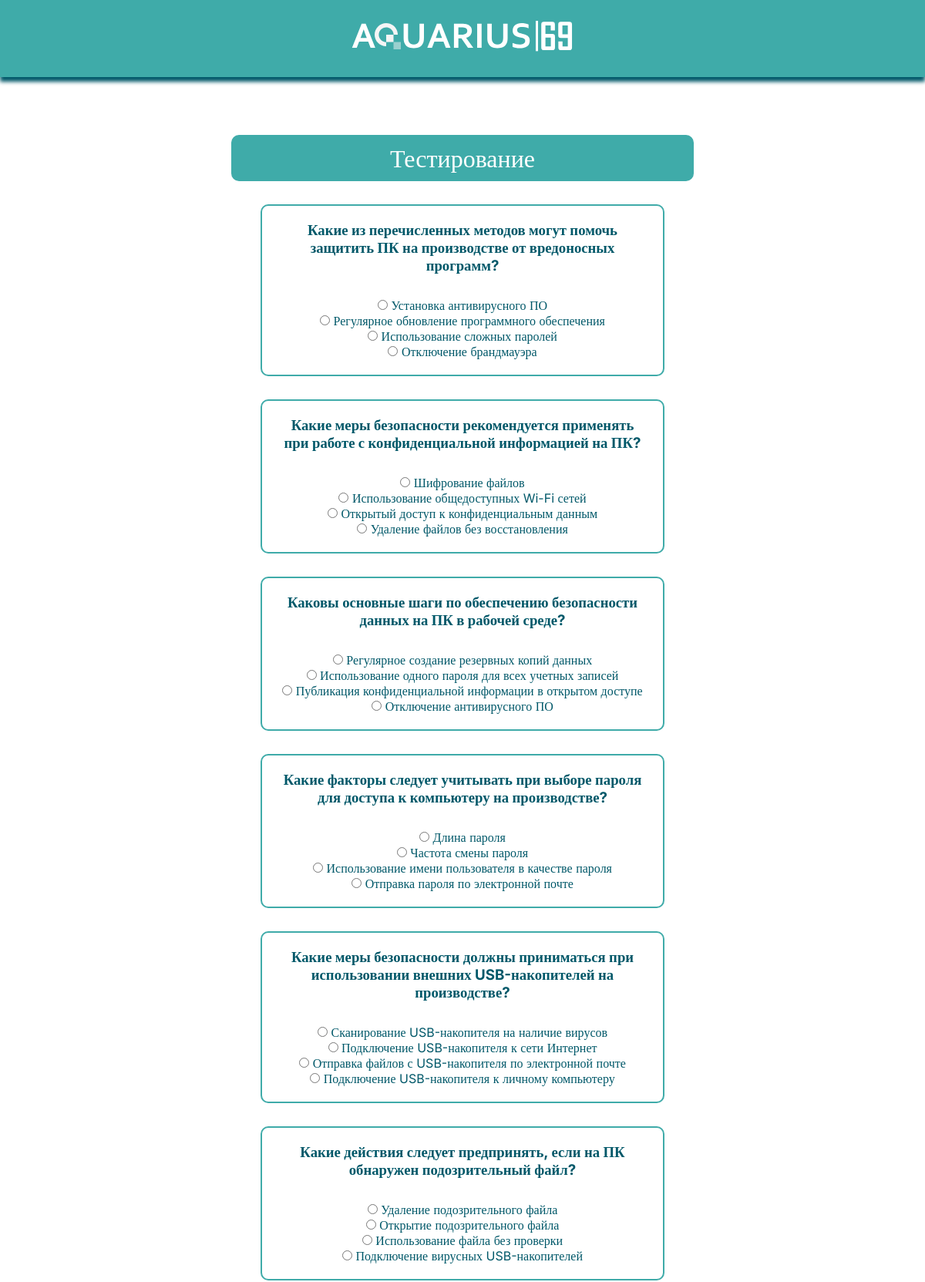
Page /test.php (upper part) on the committed database.
### tables this page shows
CREATE TABLE `TestQuestions` (
  `question_id` int NOT NULL,
  `test_id` int NOT NULL,
  `question_text` text NOT NULL
);

CREATE TABLE `QuestionOptions` (
  `option_id` int NOT NULL,
  `question_id` int DEFAULT NULL,
  `option_text` varchar(255) DEFAULT NULL,
  `is_correct` tinyint(1) DEFAULT NULL
);

### test.php (the view, shortened to what this page needs)
<!DOCTYPE html>
<html lang="en">
<head>
  <link rel="stylesheet" href="style.css" />
</head>
<body>
<header id="myHeader">
    <a href="home.php"><img src="img/logo_header.svg" alt="" /></a>
</header>
<div class="test_content">
<div class="title_page">
    <h1>Тестирование</h1>
  </div>
    <form action="process_test.php" method="post" class="test_form">
        <?php
        include 'config.php';
        $sql = "SELECT * FROM TestQuestions";
        $result = $conn->query($sql);
        if ($result->num_rows > 0) {
            while($row = $result->fetch_assoc()) {
                echo '<div class="question">';
                echo '<h3>' . $row["question_text"] . '</h3>';
                $question_id = $row["question_id"];
                $options_sql = "SELECT * FROM QuestionOptions WHERE question_id = $question_id";
                $options_result = $conn->query($options_sql);
                if ($options_result->num_rows > 0) {
                    while($option_row = $options_result->fetch_assoc()) {
                        echo '<label><input type="radio" name="answer[' . $question_id . ']" value="' . $option_row["option_id"] . '"> ' . $option_row["option_text"] . '</label><br>';
                    }
                } else {
                    echo "Нет вариантов ответов для этого вопроса.";
                }
                echo '</div>';
            }
        } else {
            echo "Нет вопросов для тестирования.";
        }
        ?>
    </form>
</div>
</body>
</html>

### style.css (style rules this page uses)
* { margin: 0 auto; padding: 0 auto; font-family: Inter; transition: 0.5s; }
header { width: 100%; height: 100px; background-color: #3faba9; display: flex; text-align: center; align-items: center; box-shadow: 0px 6px 5px #005869; }
.title_page { width: 600px; display: flex; background-color: #3faba9; border-radius: 10px; height: 60px; text-align: center; margin-top: 75px; color: #fff; align-items: center; }
.title_page h1 { font-weight: 400; font-size: 32px; }
.test_content { width: 80%; text-align: center; }
.question { margin-top: 30px; margin-bottom: 30px; max-width: 50%; padding: 20px; border-radius: 10px; color: #005869; border: 2px solid #3faba9; }
.question h3 { margin-bottom: 30px; }

### rows in the picture
testquestions: question_text "Какие из перечисленных методов могут помочь защитить ПК на производстве от вредоносных программ?"
questionoptions: option_text "Установка антивирусного ПО"
questionoptions: option_text "Регулярное обновление программного обеспечения"
questionoptions: option_text "Использование сложных паролей"
questionoptions: option_text "Отключение брандмауэра"
testquestions: question_text "Какие меры безопасности рекомендуется применять при работе с конфиденциальной информацией на ПК?"
questionoptions: option_text "Шифрование файлов"
questionoptions: option_text "Использование общедоступных Wi-Fi сетей"
questionoptions: option_text "Открытый доступ к конфиденциальным данным"
questionoptions: option_text "Удаление файлов без восстановления"
testquestions: question_text "Каковы основные шаги по обеспечению безопасности данных на ПК в рабочей среде?"
questionoptions: option_text "Регулярное создание резервных копий данных"
questionoptions: option_text "Использование одного пароля для всех учетных записей"
questionoptions: option_text "Публикация конфиденциальной информации в открытом доступе"
questionoptions: option_text "Отключение антивирусного ПО"
testquestions: question_text "Какие факторы следует учитывать при выборе пароля для доступа к компьютеру на производстве?"
questionoptions: option_text "Длина пароля"
questionoptions: option_text "Частота смены пароля"
questionoptions: option_text "Использование имени пользователя в качестве пароля"
questionoptions: option_text "Отправка пароля по электронной почте"
testquestions: question_text "Какие меры безопасности должны приниматься при использовании внешних USB-накопителей на производстве?"
questionoptions: option_text "Сканирование USB-накопителя на наличие вирусов"
questionoptions: option_text "Подключение USB-накопителя к сети Интернет"
questionoptions: option_text "Отправка файлов с USB-накопителя по электронной почте"
questionoptions: option_text "Подключение USB-накопителя к личному компьютеру"
testquestions: question_text "Какие действия следует предпринять, если на ПК обнаружен подозрительный файл?"
questionoptions: option_text "Удаление подозрительного файла"
questionoptions: option_text "Открытие подозрительного файла"
questionoptions: option_text "Использование файла без проверки"
questionoptions: option_text "Подключение вирусных USB-накопителей"
